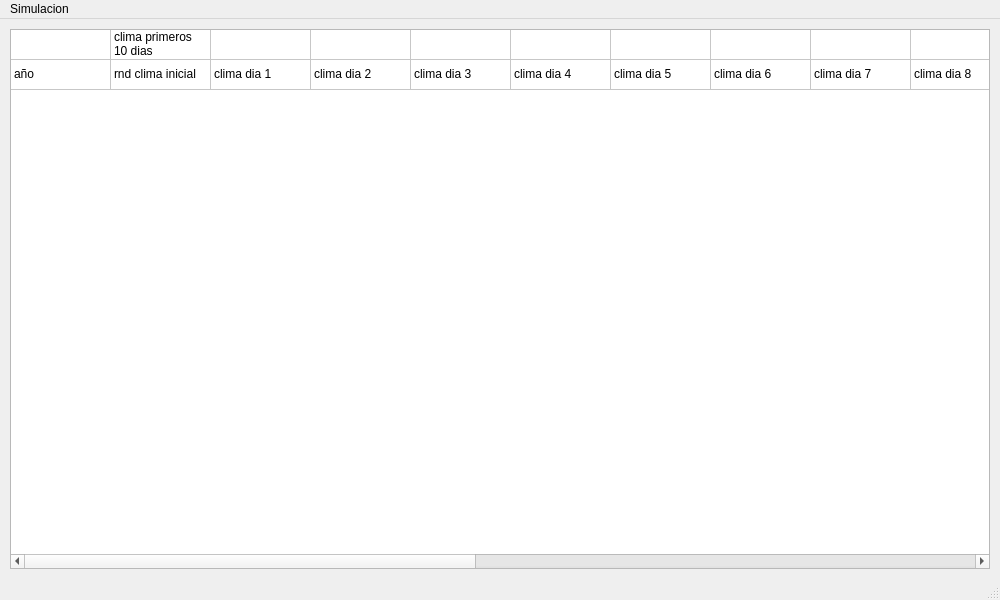
<?xml version="1.0" encoding="UTF-8"?>
<ui version="4.0">
 <class>MainWindow</class>
 <widget class="QMainWindow" name="MainWindow">
  <property name="enabled">
   <bool>true</bool>
  </property>
  <property name="geometry">
   <rect>
    <x>0</x>
    <y>0</y>
    <width>1000</width>
    <height>600</height>
   </rect>
  </property>
  <property name="sizePolicy">
   <sizepolicy hsizetype="Expanding" vsizetype="Expanding">
    <horstretch>0</horstretch>
    <verstretch>0</verstretch>
   </sizepolicy>
  </property>
  <property name="minimumSize">
   <size>
    <width>1000</width>
    <height>600</height>
   </size>
  </property>
  <property name="maximumSize">
   <size>
    <width>1000</width>
    <height>600</height>
   </size>
  </property>
  <property name="windowTitle">
   <string>Simulacion de Produccion Anual</string>
  </property>
  <property name="unifiedTitleAndToolBarOnMac">
   <bool>false</bool>
  </property>
  <widget class="QWidget" name="centralwidget">
   <widget class="QTableWidget" name="tablaResultados">
    <property name="geometry">
     <rect>
      <x>10</x>
      <y>10</y>
      <width>980</width>
      <height>540</height>
     </rect>
    </property>
    <property name="minimumSize">
     <size>
      <width>980</width>
      <height>540</height>
     </size>
    </property>
    <property name="editTriggers">
     <set>QAbstractItemView::NoEditTriggers</set>
    </property>
    <property name="tabKeyNavigation">
     <bool>false</bool>
    </property>
    <property name="showDropIndicator" stdset="0">
     <bool>false</bool>
    </property>
    <property name="dragDropOverwriteMode">
     <bool>false</bool>
    </property>
    <property name="selectionMode">
     <enum>QAbstractItemView::NoSelection</enum>
    </property>
    <property name="showGrid">
     <bool>true</bool>
    </property>
    <property name="cornerButtonEnabled">
     <bool>false</bool>
    </property>
    <attribute name="horizontalHeaderVisible">
     <bool>false</bool>
    </attribute>
    <attribute name="horizontalHeaderCascadingSectionResizes">
     <bool>false</bool>
    </attribute>
    <attribute name="verticalHeaderVisible">
     <bool>false</bool>
    </attribute>
    <row>
     <property name="text">
      <string>Grupo</string>
     </property>
    </row>
    <row>
     <property name="text">
      <string>Campo</string>
     </property>
    </row>
    <column>
     <property name="text">
      <string>año</string>
     </property>
    </column>
    <column>
     <property name="text">
      <string>rnd clima inicial</string>
     </property>
    </column>
    <column>
     <property name="text">
      <string>clima dia 1</string>
     </property>
    </column>
    <column>
     <property name="text">
      <string>clima dia 2</string>
     </property>
    </column>
    <column>
     <property name="text">
      <string>clima dia 3</string>
     </property>
    </column>
    <column>
     <property name="text">
      <string>clima dia 4</string>
     </property>
    </column>
    <column>
     <property name="text">
      <string>clima dia 5</string>
     </property>
    </column>
    <column>
     <property name="text">
      <string>clima dia 6</string>
     </property>
    </column>
    <column>
     <property name="text">
      <string>clima dia 7</string>
     </property>
    </column>
    <column>
     <property name="text">
      <string>clima dia 8</string>
     </property>
    </column>
    <column>
     <property name="text">
      <string>clima dia 9</string>
     </property>
    </column>
    <column>
     <property name="text">
      <string>clima dia 10</string>
     </property>
    </column>
    <column>
     <property name="text">
      <string>dias soleados</string>
     </property>
    </column>
    <column>
     <property name="text">
      <string>dias lluviosos</string>
     </property>
    </column>
    <column>
     <property name="text">
      <string>dias nublados</string>
     </property>
    </column>
    <column>
     <property name="text">
      <string>rnd tardanza</string>
     </property>
    </column>
    <column>
     <property name="text">
      <string>dias tardanza</string>
     </property>
    </column>
    <column>
     <property name="text">
      <string>produccion anual</string>
     </property>
    </column>
    <column>
     <property name="text">
      <string>produccion anual ac</string>
     </property>
    </column>
    <item row="0" column="0">
     <property name="text">
      <string/>
     </property>
    </item>
    <item row="0" column="1">
     <property name="text">
      <string>clima primeros 10 dias</string>
     </property>
    </item>
    <item row="0" column="12">
     <property name="text">
      <string>total dias por clima</string>
     </property>
    </item>
    <item row="0" column="13">
     <property name="text">
      <string/>
     </property>
    </item>
    <item row="0" column="15">
     <property name="text">
      <string>tardanza fertilizante</string>
     </property>
    </item>
    <item row="0" column="17">
     <property name="text">
      <string/>
     </property>
    </item>
    <item row="0" column="18">
     <property name="text">
      <string/>
     </property>
    </item>
    <item row="1" column="0">
     <property name="text">
      <string>año</string>
     </property>
    </item>
    <item row="1" column="1">
     <property name="text">
      <string>rnd clima inicial</string>
     </property>
    </item>
    <item row="1" column="2">
     <property name="text">
      <string>clima dia 1</string>
     </property>
    </item>
    <item row="1" column="3">
     <property name="text">
      <string>clima dia 2</string>
     </property>
    </item>
    <item row="1" column="4">
     <property name="text">
      <string>clima dia 3</string>
     </property>
    </item>
    <item row="1" column="5">
     <property name="text">
      <string>clima dia 4</string>
     </property>
    </item>
    <item row="1" column="6">
     <property name="text">
      <string>clima dia 5</string>
     </property>
    </item>
    <item row="1" column="7">
     <property name="text">
      <string>clima dia 6</string>
     </property>
    </item>
    <item row="1" column="8">
     <property name="text">
      <string>clima dia 7</string>
     </property>
    </item>
    <item row="1" column="9">
     <property name="text">
      <string>clima dia 8</string>
     </property>
    </item>
    <item row="1" column="10">
     <property name="text">
      <string>clima dia 9</string>
     </property>
    </item>
    <item row="1" column="11">
     <property name="text">
      <string>clima dia 10</string>
     </property>
    </item>
    <item row="1" column="12">
     <property name="text">
      <string>dias soleados</string>
     </property>
    </item>
    <item row="1" column="13">
     <property name="text">
      <string>dias lluviosos</string>
     </property>
    </item>
    <item row="1" column="14">
     <property name="text">
      <string>dias nublados</string>
     </property>
    </item>
    <item row="1" column="15">
     <property name="text">
      <string>rnd tardanza</string>
     </property>
    </item>
    <item row="1" column="16">
     <property name="text">
      <string>dias tardanza</string>
     </property>
    </item>
    <item row="1" column="17">
     <property name="text">
      <string>produccion anual</string>
     </property>
    </item>
    <item row="1" column="18">
     <property name="text">
      <string>produccion anual ac</string>
     </property>
    </item>
   </widget>
  </widget>
  <widget class="QStatusBar" name="statusbar"/>
  <widget class="QMenuBar" name="menubar">
   <property name="geometry">
    <rect>
     <x>0</x>
     <y>0</y>
     <width>1000</width>
     <height>21</height>
    </rect>
   </property>
   <widget class="QMenu" name="menuGenerar">
    <property name="title">
     <string>Simulacion</string>
    </property>
    <addaction name="actionGenerar_Simulacion"/>
   </widget>
   <addaction name="menuGenerar"/>
  </widget>
  <action name="actionGenerar_Simulacion">
   <property name="text">
    <string>Generar Simulacion</string>
   </property>
  </action>
 </widget>
 <resources/>
 <connections/>
</ui>
